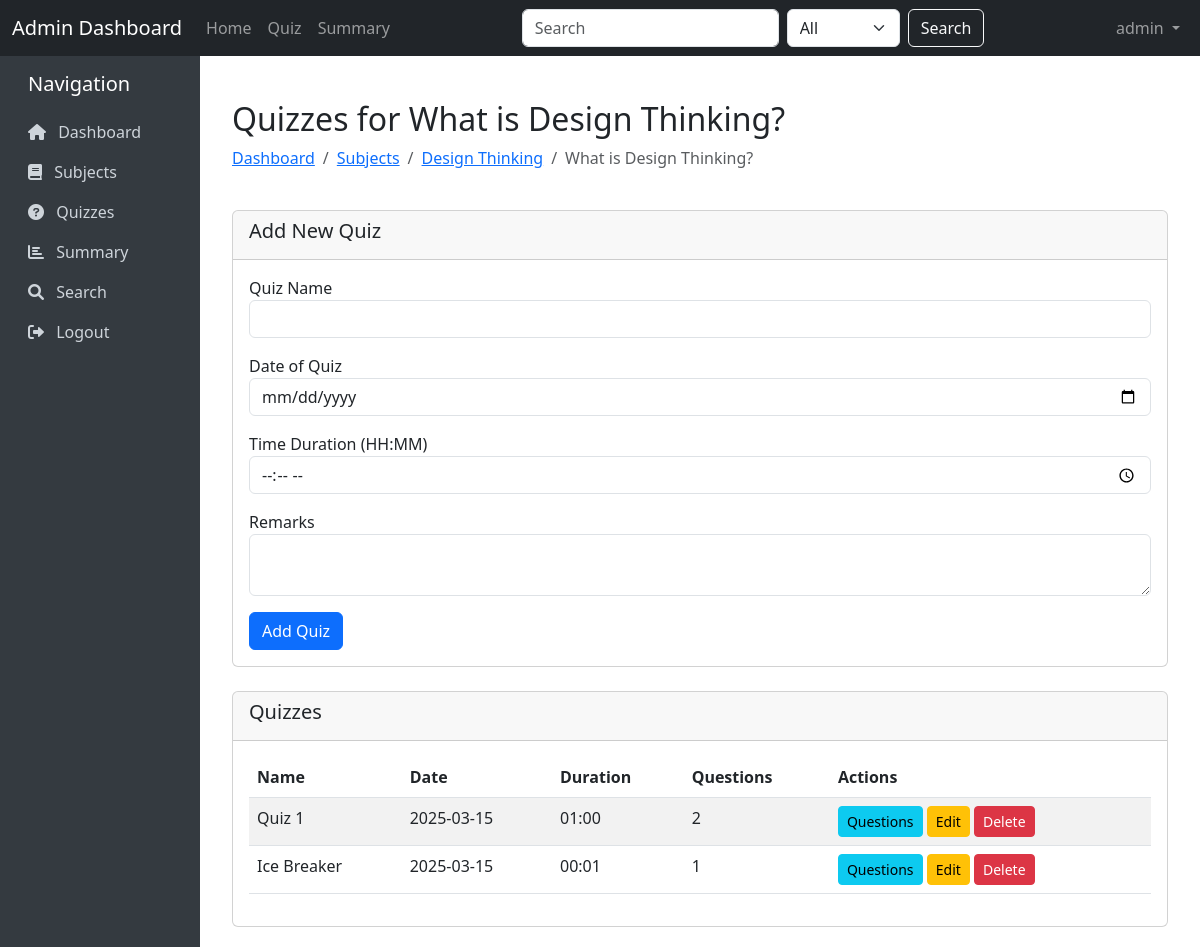
Page /quizzes/1 (signed in) on the committed database.
### models/model.py (models this page shows)
class User(db.Model):
    __tablename__ = 'user'
    user_id = db.Column(db.Integer, primary_key=True)
    username = db.Column(db.String(20), unique=True, nullable=False)
    password = db.Column(db.String(100), nullable=False)
    full_name = db.Column(db.String(30), nullable=False)
    qualification = db.Column(db.String(20), nullable=False)
    dob = db.Column(db.Date, nullable=False)
    email = db.Column(db.String(30), unique=True, nullable=False)
    phone = db.Column(db.String(10), nullable=False)
    address = db.Column(db.String(25), nullable=False)
    status = db.Column(db.String(10), default='active')
    is_admin = db.Column(db.Boolean, default=False)
    scores = db.relationship('Scores', backref='user', lazy=True)

class Chapter(db.Model):
    __tablename__ = 'chapter'
    chapter_id = db.Column(db.Integer, primary_key=True)
    chapter_name = db.Column(db.String(20), nullable=False)
    subject_id = db.Column(db.Integer, db.ForeignKey('subject.subject_id'), nullable=False)
    description = db.Column(db.String(40))
    quizzes = db.relationship('Quiz', backref='chapter', lazy=True, cascade="all, delete-orphan")

class Subject(db.Model):
    __tablename__ = 'subject'
    subject_id = db.Column(db.Integer, primary_key=True)
    name = db.Column(db.String(20), nullable=False)
    description = db.Column(db.String(40))
    chapters = db.relationship('Chapter', backref='subject', lazy=True, cascade="all, delete-orphan")

class Quiz(db.Model):
    __tablename__ = 'quiz'
    quiz_id = db.Column(db.Integer, primary_key=True)
    name = db.Column(db.String(20), nullable=False)
    chapter_id = db.Column(db.Integer, db.ForeignKey('chapter.chapter_id'), nullable=False)
    date_of_quiz = db.Column(db.Date, nullable=False)
    time_duration = db.Column(db.Time, nullable=False)
    remarks = db.Column(db.String(40))
    questions = db.relationship('Question', backref='quiz', lazy=True, cascade="all, delete-orphan")
    scores = db.relationship('Scores', backref='quiz_ref', lazy=True)

### controllers/controller.py (the view, shortened to what this page needs)
@app.route('/quizzes/<int:chapter_id>', methods=['GET', 'POST'])
@admin_required
def chapter_quizzes(chapter_id):
    chapter = Chapter.query.get_or_404(chapter_id)
    return render_template('chapter_quizzes.htm', chapter=chapter, quizzes=chapter.quizzes)

### controllers/controller.py (called while the page is built)
def current_user():
    user_id = session.get('user_id')
    if user_id:
        return User.query.get(user_id)
    return None

@app.context_processor
def inject_current_user():
    return dict(current_user=current_user())

def admin_required(f):
    @wraps(f)
    def decorated_function(*args, **kwargs):
        user = current_user()
        if not user or not user.is_admin:
            flash('Admin access required.', 'danger')
            return redirect(url_for('login'))
        return f(*args, **kwargs)
    return decorated_function

### templates/chapter_quizzes.htm (shortened to what this page needs)
{% extends 'base.htm' %}
{% block content %}
<div class="container mt-4">
    <div class="row mb-4">
        <div class="col">
            <h2>Quizzes for {{ chapter.chapter_name }}</h2>
            <nav aria-label="breadcrumb">
                <ol class="breadcrumb">
                    <li class="breadcrumb-item"><a href="{{ url_for('dashboard') }}">Dashboard</a></li>
                    <li class="breadcrumb-item"><a href="{{ url_for('subjects') }}">Subjects</a></li>
                    <li class="breadcrumb-item"><a href="{{ url_for('chapters', subject_id=chapter.subject_id) }}">{{ chapter.subject.name }}</a></li>
                    <li class="breadcrumb-item active">{{ chapter.chapter_name }}</li>
                </ol>
            </nav>
        </div>
    </div>
    <div class="row mb-4">
        <div class="col">
            <div class="card">
                <div class="card-header">
                    <h5>Add New Quiz</h5>
                </div>
                <div class="card-body">
                    <form method="POST">
                        <div class="form-group mb-3">
                            <label for="name">Quiz Name</label>
                            <input type="text" class="form-control" id="name" name="name" required>
                        </div>
                        <div class="form-group mb-3">
                            <label for="date_of_quiz">Date of Quiz</label>
                            <input type="date" class="form-control" id="date_of_quiz" name="date_of_quiz" required>
                        </div>
                        <div class="form-group mb-3">
                            <label for="time_duration">Time Duration (HH:MM)</label>
                            <input type="time" class="form-control" id="time_duration" name="time_duration" required>
                        </div>
                        <div class="form-group mb-3">
                            <label for="remarks">Remarks</label>
                            <textarea class="form-control" id="remarks" name="remarks" rows="2"></textarea>
                        </div>
                        <button type="submit" class="btn btn-primary">Add Quiz</button>
                    </form>
                </div>
            </div>
        </div>
    </div>
    <div class="row">
        <div class="col">
            <div class="card">
                <div class="card-header">
                    <h5>Quizzes</h5>
                </div>
                <div class="card-body">
                    {% if quizzes %}
                    <div class="table-responsive">
                        <table class="table table-striped">
                            <thead>
                                <tr>
                                    <th>Name</th>
                                    <th>Date</th>
                                    <th>Duration</th>
                                    <th>Questions</th>
                                    <th>Actions</th>
                                </tr>
                            </thead>
                            <tbody>
                                {% for quiz in quizzes %}
                                <tr>
                                    <td>{{ quiz.name }}</td>
                                    <td>{{ quiz.date_of_quiz.strftime('%Y-%m-%d') }}</td>
                                    <td>{{ quiz.time_duration.strftime('%H:%M') }}</td>
                                    <td>{{ quiz.questions|length }}</td>
                                    <td>
                                        <a href="{{ url_for('questions', quiz_id=quiz.quiz_id) }}" class="btn btn-sm btn-info">Questions</a>
                                        <a href="{{ url_for('edit_quiz', quiz_id=quiz.quiz_id) }}" class="btn btn-sm btn-warning">Edit</a>
                                        <a href="{{ url_for('delete_quiz', quiz_id=quiz.quiz_id) }}" class="btn btn-sm btn-danger" onclick="return confirm('Are you sure you want to delete this quiz?')">Delete</a>
                                    </td>
                                </tr>
                                {% endfor %}
                            </tbody>
                        </table>
                    </div>
                    {% else %}
                    <p class="text-muted">No quizzes found for this chapter. Add one using the form above.</p>
                    {% endif %}
                </div>
            </div>
        </div>
    </div>
</div>
{% endblock %}

### templates/base.htm (shortened to what this page needs)
<!DOCTYPE html>
<html lang="en">
<head>
    <link href="https://cdn.jsdelivr.net/npm/bootstrap@5.3.0-alpha1/dist/css/bootstrap.min.css" rel="stylesheet">
    <link rel="stylesheet" href="https://cdnjs.cloudflare.com/ajax/libs/font-awesome/6.0.0/css/all.min.css">
</head>
<body>
    <nav class="navbar navbar-expand-lg navbar-dark bg-dark">
        <div class="container-fluid">
            <a class="navbar-brand" href="{{ url_for('dashboard') }}">Admin Dashboard</a>
            <div class="collapse navbar-collapse" id="navbarSupportedContent">
                <ul class="navbar-nav me-auto mb-2 mb-lg-0">
                    <li class="nav-item">
                        <a class="nav-link {% if request.endpoint == 'dashboard' %}active{% endif %}" href="{{ url_for('dashboard') }}">Home</a>
                    </li>
                    <li class="nav-item">
                        <a class="nav-link {% if request.endpoint == 'quizzes' %}active{% endif %}" href="{{ url_for('quizzes') }}">Quiz</a>
                    </li>
                    <li class="nav-item">
                        <a class="nav-link {% if request.endpoint == 'summary' %}active{% endif %}" href="{{ url_for('summary') }}">Summary</a>
                    </li>
                </ul>
                <form class="d-flex" action="{{ url_for('search') }}" method="get">
                    <input class="form-control me-2" type="search" name="query" placeholder="Search" required>
                    <select class="form-select me-2" name="category" style="width: auto;">
                        <option value="all">All</option>
                    </select>
                    <button class="btn btn-outline-light" type="submit">Search</button>
                </form>
                {% if session.get('user_id') %}
                <ul class="navbar-nav ms-auto">
                    <li class="nav-item dropdown">
                        <a class="nav-link dropdown-toggle" href="#" id="navbarDropdown" role="button" data-bs-toggle="dropdown">
                            {{ session.get('username') }}
                        </a>
                    </li>
                </ul>
                {% endif %}
            </div>
        </div>
    </nav>
    <div class="container-fluid">
        <div class="row">
            {% if session.get('user_id') %}
            <div class="col-md-2 sidebar py-3">
                <h5 class="mb-3 ps-3">Navigation</h5>
                <a href="{{ url_for('dashboard') }}" class="{% if request.endpoint == 'dashboard' %}active{% endif %}">
                    <i class="fas fa-home me-2"></i> Dashboard
                </a>
                <a href="{{ url_for('subjects') }}" class="{% if request.endpoint == 'subjects' %}active{% endif %}">
                    <i class="fas fa-book me-2"></i> Subjects
                </a>
                <a href="{{ url_for('quizzes') }}" class="{% if request.endpoint == 'quizzes' %}active{% endif %}">
                    <i class="fas fa-question-circle me-2"></i> Quizzes
                </a>
                <a href="{{ url_for('summary') }}" class="{% if request.endpoint == 'summary' %}active{% endif %}">
                    <i class="fas fa-chart-bar me-2"></i> Summary
                </a>
                <a href="{{ url_for('search') }}" class="{% if request.endpoint == 'search' %}active{% endif %}">
                    <i class="fas fa-search me-2"></i> Search
                </a>
                <a href="{{ url_for('logout') }}">
                    <i class="fas fa-sign-out-alt me-2"></i> Logout
                </a>
            </div>
            <div class="col-md-10 content">
            {% else %}
            <div class="col-md-12 content">
            {% endif %}
                {% block content %}{% endblock %}
            </div>
        </div>
    </div>
</body>
</html>

### templates/base.htm (style rules this page uses)
.sidebar { min-height: calc(100vh - 56px); background-color: #343a40; color: white; }
.sidebar a { color: #ced4da; text-decoration: none; display: block; padding: 0.5rem 1rem; }
.content { padding: 20px; }

### rows in the picture
User: get "admin"
Chapter: chapter_name "What is Design Thinking?"
Subject: subject.name "Design Thinking"
Quiz: name "Quiz 1", date_of_quiz "2025-03-15", time_duration "01:00", questions|length "2"
Quiz: name "Ice Breaker", date_of_quiz "2025-03-15", time_duration "00:01", questions|length "1"
